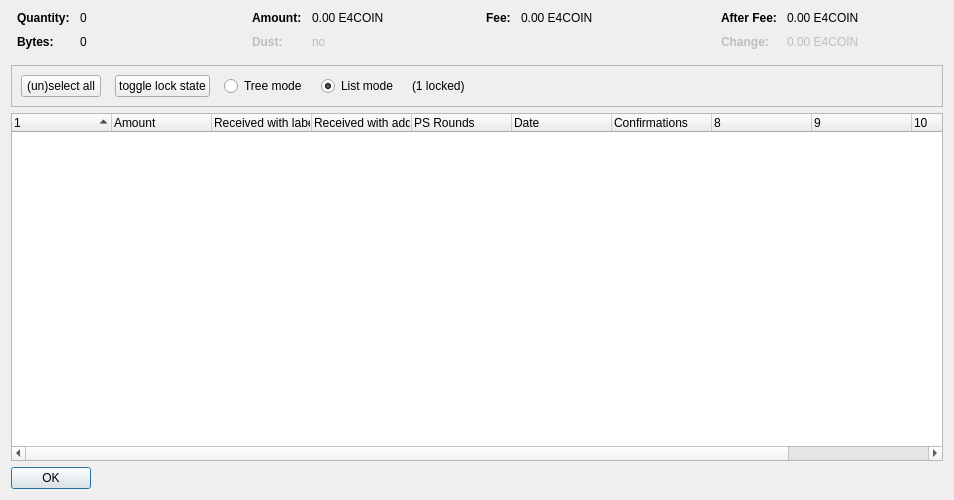
<?xml version="1.0" encoding="UTF-8"?>
<ui version="4.0">
 <class>CoinControlDialog</class>
 <widget class="QDialog" name="CoinControlDialog">
  <property name="geometry">
   <rect>
    <x>0</x>
    <y>0</y>
    <width>954</width>
    <height>500</height>
   </rect>
  </property>
  <property name="windowTitle">
   <string>Coin Selection</string>
  </property>
  <layout class="QVBoxLayout" name="verticalLayout">
   <item>
    <layout class="QHBoxLayout" name="horizontalLayoutTop" stretch="0,0,0,0">
     <property name="topMargin">
      <number>0</number>
     </property>
     <property name="bottomMargin">
      <number>10</number>
     </property>
     <item>
      <layout class="QFormLayout" name="formLayoutCoinControl1">
       <property name="horizontalSpacing">
        <number>10</number>
       </property>
       <property name="verticalSpacing">
        <number>10</number>
       </property>
       <property name="leftMargin">
        <number>6</number>
       </property>
       <property name="rightMargin">
        <number>6</number>
       </property>
       <item row="0" column="0">
        <widget class="QLabel" name="labelCoinControlQuantityText">
         <property name="font">
          <font>
           <weight>75</weight>
           <bold>true</bold>
          </font>
         </property>
         <property name="text">
          <string>Quantity:</string>
         </property>
        </widget>
       </item>
       <item row="0" column="1">
        <widget class="QLabel" name="labelCoinControlQuantity">
         <property name="cursor">
          <cursorShape>IBeamCursor</cursorShape>
         </property>
         <property name="contextMenuPolicy">
          <enum>Qt::ActionsContextMenu</enum>
         </property>
         <property name="text">
          <string notr="true">0</string>
         </property>
         <property name="textInteractionFlags">
          <set>Qt::LinksAccessibleByMouse|Qt::TextSelectableByKeyboard|Qt::TextSelectableByMouse</set>
         </property>
        </widget>
       </item>
       <item row="1" column="0">
        <widget class="QLabel" name="labelCoinControlBytesText">
         <property name="font">
          <font>
           <weight>75</weight>
           <bold>true</bold>
          </font>
         </property>
         <property name="text">
          <string>Bytes:</string>
         </property>
        </widget>
       </item>
       <item row="1" column="1">
        <widget class="QLabel" name="labelCoinControlBytes">
         <property name="cursor">
          <cursorShape>IBeamCursor</cursorShape>
         </property>
         <property name="contextMenuPolicy">
          <enum>Qt::ActionsContextMenu</enum>
         </property>
         <property name="text">
          <string notr="true">0</string>
         </property>
         <property name="textInteractionFlags">
          <set>Qt::LinksAccessibleByMouse|Qt::TextSelectableByKeyboard|Qt::TextSelectableByMouse</set>
         </property>
        </widget>
       </item>
      </layout>
     </item>
     <item>
      <layout class="QFormLayout" name="formLayoutCoinControl2">
       <property name="horizontalSpacing">
        <number>10</number>
       </property>
       <property name="verticalSpacing">
        <number>10</number>
       </property>
       <property name="leftMargin">
        <number>6</number>
       </property>
       <property name="rightMargin">
        <number>6</number>
       </property>
       <item row="0" column="0">
        <widget class="QLabel" name="labelCoinControlAmountText">
         <property name="font">
          <font>
           <weight>75</weight>
           <bold>true</bold>
          </font>
         </property>
         <property name="text">
          <string>Amount:</string>
         </property>
        </widget>
       </item>
       <item row="0" column="1">
        <widget class="QLabel" name="labelCoinControlAmount">
         <property name="cursor">
          <cursorShape>IBeamCursor</cursorShape>
         </property>
         <property name="contextMenuPolicy">
          <enum>Qt::ActionsContextMenu</enum>
         </property>
         <property name="text">
          <string notr="true">0.00 E4COIN</string>
         </property>
         <property name="textInteractionFlags">
          <set>Qt::LinksAccessibleByMouse|Qt::TextSelectableByKeyboard|Qt::TextSelectableByMouse</set>
         </property>
        </widget>
       </item>
       <item row="1" column="0">
        <widget class="QLabel" name="labelCoinControlLowOutputText">
         <property name="enabled">
          <bool>false</bool>
         </property>
         <property name="font">
          <font>
           <weight>75</weight>
           <bold>true</bold>
          </font>
         </property>
         <property name="text">
          <string>Dust:</string>
         </property>
        </widget>
       </item>
       <item row="1" column="1">
        <widget class="QLabel" name="labelCoinControlLowOutput">
         <property name="enabled">
          <bool>false</bool>
         </property>
         <property name="cursor">
          <cursorShape>IBeamCursor</cursorShape>
         </property>
         <property name="contextMenuPolicy">
          <enum>Qt::ActionsContextMenu</enum>
         </property>
         <property name="text">
          <string notr="true">no</string>
         </property>
         <property name="textInteractionFlags">
          <set>Qt::LinksAccessibleByMouse|Qt::TextSelectableByKeyboard|Qt::TextSelectableByMouse</set>
         </property>
        </widget>
       </item>
      </layout>
     </item>
     <item>
      <layout class="QFormLayout" name="formLayoutCoinControl3">
       <property name="horizontalSpacing">
        <number>10</number>
       </property>
       <property name="verticalSpacing">
        <number>10</number>
       </property>
       <property name="leftMargin">
        <number>6</number>
       </property>
       <property name="rightMargin">
        <number>6</number>
       </property>
       <item row="0" column="0">
        <widget class="QLabel" name="labelCoinControlFeeText">
         <property name="font">
          <font>
           <weight>75</weight>
           <bold>true</bold>
          </font>
         </property>
         <property name="text">
          <string>Fee:</string>
         </property>
        </widget>
       </item>
       <item row="0" column="1">
        <widget class="QLabel" name="labelCoinControlFee">
         <property name="cursor">
          <cursorShape>IBeamCursor</cursorShape>
         </property>
         <property name="contextMenuPolicy">
          <enum>Qt::ActionsContextMenu</enum>
         </property>
         <property name="text">
          <string notr="true">0.00 E4COIN</string>
         </property>
         <property name="textInteractionFlags">
          <set>Qt::LinksAccessibleByMouse|Qt::TextSelectableByKeyboard|Qt::TextSelectableByMouse</set>
         </property>
        </widget>
       </item>
      </layout>
     </item>
     <item>
      <layout class="QFormLayout" name="formLayoutCoinControl4">
       <property name="horizontalSpacing">
        <number>10</number>
       </property>
       <property name="verticalSpacing">
        <number>10</number>
       </property>
       <property name="leftMargin">
        <number>6</number>
       </property>
       <property name="rightMargin">
        <number>6</number>
       </property>
       <item row="0" column="0">
        <widget class="QLabel" name="labelCoinControlAfterFeeText">
         <property name="font">
          <font>
           <weight>75</weight>
           <bold>true</bold>
          </font>
         </property>
         <property name="text">
          <string>After Fee:</string>
         </property>
        </widget>
       </item>
       <item row="0" column="1">
        <widget class="QLabel" name="labelCoinControlAfterFee">
         <property name="cursor">
          <cursorShape>IBeamCursor</cursorShape>
         </property>
         <property name="contextMenuPolicy">
          <enum>Qt::ActionsContextMenu</enum>
         </property>
         <property name="text">
          <string notr="true">0.00 E4COIN</string>
         </property>
         <property name="textInteractionFlags">
          <set>Qt::LinksAccessibleByMouse|Qt::TextSelectableByKeyboard|Qt::TextSelectableByMouse</set>
         </property>
        </widget>
       </item>
       <item row="1" column="0">
        <widget class="QLabel" name="labelCoinControlChangeText">
         <property name="enabled">
          <bool>false</bool>
         </property>
         <property name="font">
          <font>
           <weight>75</weight>
           <bold>true</bold>
          </font>
         </property>
         <property name="text">
          <string>Change:</string>
         </property>
        </widget>
       </item>
       <item row="1" column="1">
        <widget class="QLabel" name="labelCoinControlChange">
         <property name="enabled">
          <bool>false</bool>
         </property>
         <property name="cursor">
          <cursorShape>IBeamCursor</cursorShape>
         </property>
         <property name="contextMenuPolicy">
          <enum>Qt::ActionsContextMenu</enum>
         </property>
         <property name="text">
          <string notr="true">0.00 E4COIN</string>
         </property>
         <property name="textInteractionFlags">
          <set>Qt::LinksAccessibleByMouse|Qt::TextSelectableByKeyboard|Qt::TextSelectableByMouse</set>
         </property>
        </widget>
       </item>
      </layout>
     </item>
    </layout>
   </item>
   <item>
    <widget class="QFrame" name="frame">
     <property name="minimumSize">
      <size>
       <width>0</width>
       <height>40</height>
      </size>
     </property>
     <property name="frameShape">
      <enum>QFrame::StyledPanel</enum>
     </property>
     <property name="frameShadow">
      <enum>QFrame::Sunken</enum>
     </property>
     <layout class="QHBoxLayout" name="horizontalLayout">
      <item>
       <layout class="QHBoxLayout" name="horizontalLayoutPanel" stretch="0,0,0,0,0,0">
        <property name="spacing">
         <number>14</number>
        </property>
        <item>
         <widget class="QPushButton" name="pushButtonSelectAll">
          <property name="sizePolicy">
           <sizepolicy hsizetype="Maximum" vsizetype="Fixed">
            <horstretch>0</horstretch>
            <verstretch>0</verstretch>
           </sizepolicy>
          </property>
          <property name="text">
           <string>(un)select all</string>
          </property>
          <property name="autoDefault">
           <bool>false</bool>
          </property>
         </widget>
        </item>
        <item>
         <widget class="QPushButton" name="pushButtonToggleLock">
          <property name="sizePolicy">
           <sizepolicy hsizetype="Maximum" vsizetype="Fixed">
            <horstretch>0</horstretch>
            <verstretch>0</verstretch>
           </sizepolicy>
          </property>
          <property name="text">
           <string>toggle lock state</string>
          </property>
          <property name="autoDefault">
           <bool>false</bool>
          </property>
         </widget>
        </item>
        <item>
         <widget class="QRadioButton" name="radioTreeMode">
          <property name="sizePolicy">
           <sizepolicy hsizetype="Maximum" vsizetype="Fixed">
            <horstretch>0</horstretch>
            <verstretch>0</verstretch>
           </sizepolicy>
          </property>
          <property name="text">
           <string>Tree mode</string>
          </property>
         </widget>
        </item>
        <item>
         <widget class="QRadioButton" name="radioListMode">
          <property name="sizePolicy">
           <sizepolicy hsizetype="Maximum" vsizetype="Fixed">
            <horstretch>0</horstretch>
            <verstretch>0</verstretch>
           </sizepolicy>
          </property>
          <property name="text">
           <string>List mode</string>
          </property>
          <property name="checked">
           <bool>true</bool>
          </property>
         </widget>
        </item>
        <item>
         <widget class="QLabel" name="labelLocked">
          <property name="text">
           <string>(1 locked)</string>
          </property>
         </widget>
        </item>
        <item>
         <spacer name="horizontalSpacer">
          <property name="orientation">
           <enum>Qt::Horizontal</enum>
          </property>
          <property name="sizeHint" stdset="0">
           <size>
            <width>40</width>
            <height>20</height>
           </size>
          </property>
         </spacer>
        </item>
       </layout>
      </item>
     </layout>
    </widget>
   </item>
   <item>
    <widget class="CoinControlTreeWidget" name="treeWidget">
     <property name="contextMenuPolicy">
      <enum>Qt::CustomContextMenu</enum>
     </property>
     <property name="sortingEnabled">
      <bool>false</bool>
     </property>
     <property name="columnCount">
      <number>11</number>
     </property>
     <attribute name="headerShowSortIndicator" stdset="0">
      <bool>true</bool>
     </attribute>
     <attribute name="headerStretchLastSection">
      <bool>false</bool>
     </attribute>
     <column>
      <property name="text">
       <string/>
      </property>
     </column>
     <column>
      <property name="text">
       <string>Amount</string>
      </property>
     </column>
     <column>
      <property name="text">
       <string>Received with label</string>
      </property>
     </column>
     <column>
      <property name="text">
       <string>Received with address</string>
      </property>
     </column>
     <column>
      <property name="text">
       <string>PS Rounds</string>
      </property>
     </column>
     <column>
      <property name="text">
       <string>Date</string>
      </property>
     </column>
     <column>
      <property name="text">
       <string>Confirmations</string>
      </property>
      <property name="toolTip">
       <string>Confirmed</string>
      </property>
     </column>
     <column>
      <property name="text">
       <string/>
      </property>
     </column>
     <column>
      <property name="text">
       <string/>
      </property>
     </column>
     <column>
      <property name="text">
       <string/>
      </property>
     </column>
     <column>
      <property name="text">
       <string/>
      </property>
     </column>
    </widget>
   </item>
   <item>
    <widget class="QDialogButtonBox" name="buttonBox">
     <property name="sizePolicy">
      <sizepolicy hsizetype="Maximum" vsizetype="Fixed">
       <horstretch>0</horstretch>
       <verstretch>0</verstretch>
      </sizepolicy>
     </property>
     <property name="orientation">
      <enum>Qt::Horizontal</enum>
     </property>
     <property name="standardButtons">
      <set>QDialogButtonBox::Ok</set>
     </property>
    </widget>
   </item>
  </layout>
 </widget>
 <customwidgets>
  <customwidget>
   <class>CoinControlTreeWidget</class>
   <extends>QTreeWidget</extends>
   <header>coincontroltreewidget.h</header>
  </customwidget>
 </customwidgets>
 <resources/>
 <connections/>
</ui>
